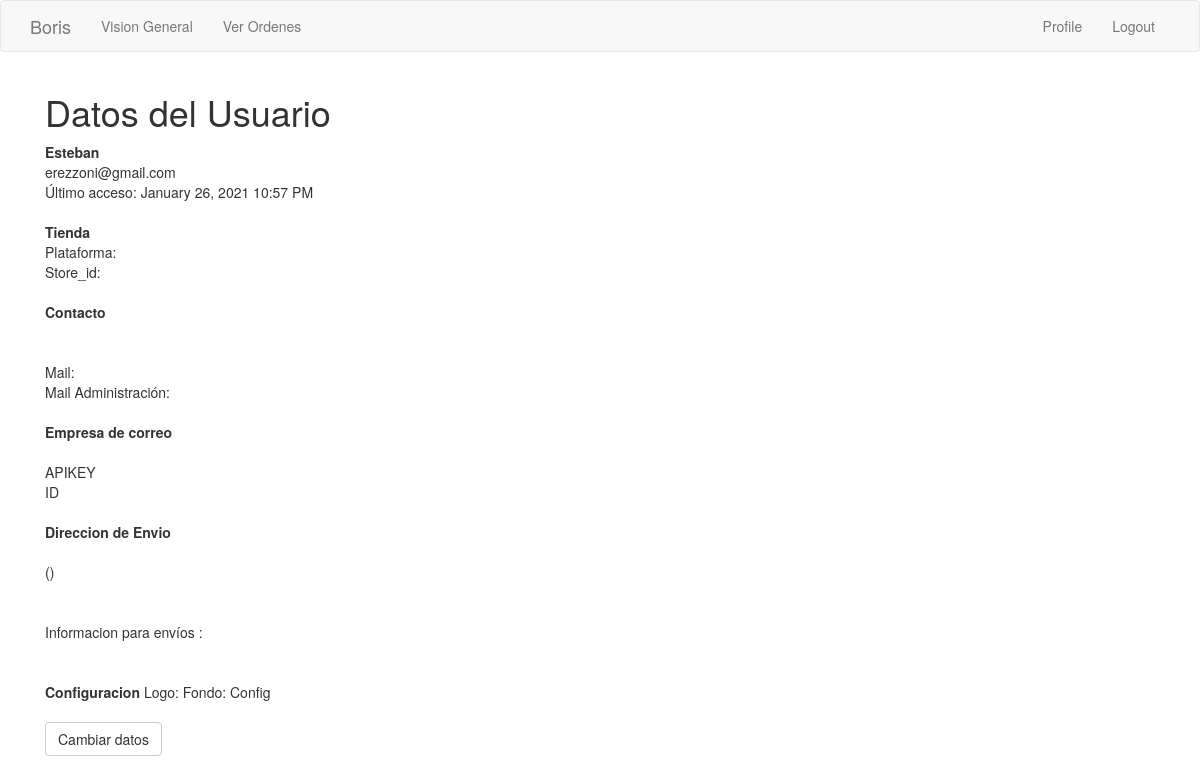
Page /user/Esteban (signed in) on the earlier database version.
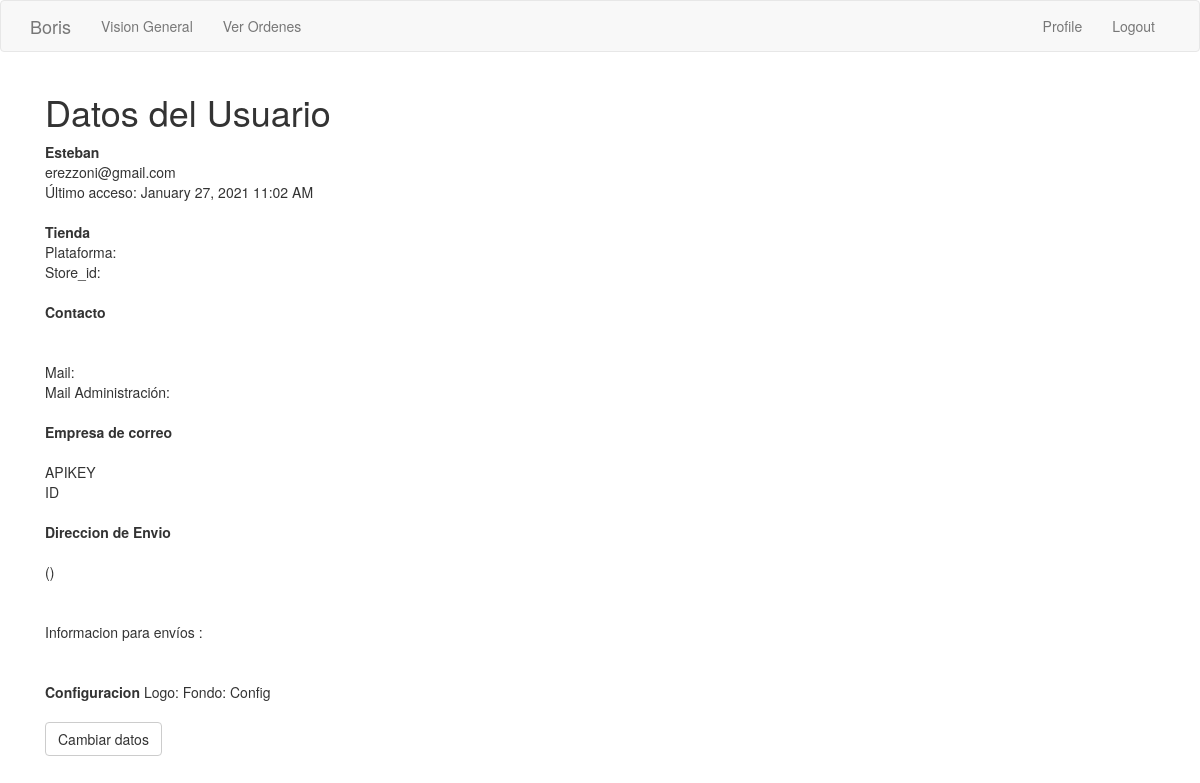
Same page on the later database version.
### app/models.py (models this page shows, shortened)
class User(UserMixin, db.Model):
    id = db.Column(db.Integer, primary_key=True)
    username = db.Column(db.String(64), index=True, unique=True)
    email = db.Column(db.String(120), index=True, unique=True)
    password_hash = db.Column(db.String(128))
    last_seen = db.Column(db.DateTime, default=datetime.utcnow)
    store = db.Column(db.Integer, db.ForeignKey('company.store_id'))
    transaction = db.relationship('Transaction_log', backref='realizo', lazy='dynamic')

### app/main/routes.py (the view)
@bp.route('/user/<username>')
@login_required
def user(username):
    user = User.query.filter_by(username=username).first_or_404()
    return render_template('user.html', user=user)

### app/main/routes.py (called while the page is built)
@bp.before_app_request
def before_request():
    if current_user.is_authenticated:
        current_user.last_seen = datetime.utcnow()
        db.session.commit()

### app/models.py (called while the page is built)
@login.user_loader
def load_user(id):
    return User.query.get(int(id))

### app/templates/user.html
{% extends "base.html" %}
{% block app_content %}
    <div class='container'>
        <h1> Datos del Usuario</h1>
        <div class="row">
            <div class="col-xs-6 col-sm-6 col-md-4 col-lg-4">
                <strong> {{ user.username }} </strong> <br>
                {{ user.email}} <br>
                {% if user.last_seen %}
                    Último acceso: {{ moment(user.last_seen).format('LLL') }}
                {% endif %}
                <br><br>
                <strong> Tienda </strong>
                {{store_name}} <br>
                Plataforma: {{user.platform}} <br>
                Store_id: {{user.store_id}}<br>
                <br>
                <strong>Contacto</strong><br>
                 {{ user.contact_name }}<br>
                 {{ user.contact_phone }}<br>
                 Mail: {{ user.contact_email }}<br>
                 Mail Administración: {{ user.admin_email}} <br>
                <br>
                <strong>Empresa de correo</strong><br>
                {{ user.correo_usado }}<br>
                APIKEY {{ user.correo_apikey }}<br>
                ID {{ user.correo_id }}<br>
                <br>
                <strong>Direccion de Envio</strong><br>
                {{ user.shipping_address}} {{user.shipping_number}} {{ user.shipping_floor }} <br>
                {{ user.shipping_city }} ({{ user.shipping_zipcode }}) <br>
                {{ user.shipping_province}} <br>
                {{ user.shipping_country }} <br>
                Informacion para envíos :<br>
                {{ user.shipping_info }} <br>
                <br>
                <strong> Configuracion</strong>
                Logo: {{ user.param_logo }}
                Fondo: {{ user.param_fondo }}
                Config {{ user.param_config }}
                <br>
                <br>
                <a href="{{ url_for('main.edit_profile') }}">
                        <button class="btn btn-default">Cambiar datos</button>
                </a>
            </div>
        </div>
    </div>
{% endblock %}

Differences in the rows shown:
changed User "Esteban": last_seen "January 26, 2021 10:57 PM" → "January 27, 2021 11:02 AM"
